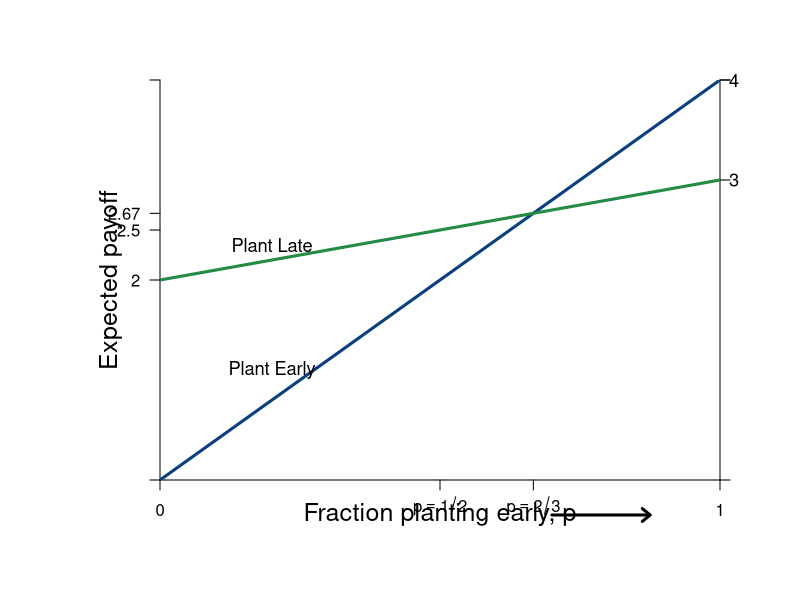

This chart was generated by the following R code:
#Graph Designer: Simon Halliday & Madeleine Wettach '20
#Authors: Bowles, Foley and Halliday
#Title: Coordination, Conflict and Competition: A Text in Microeconomics
library(shape)
pdf(file = "risk/step_by_step_graphs_4/palanpur_risk_dom_step4.pdf", width = 10, height = 8)

#Set parameters for graphics
axislabelsize <- 1.5
labelsize <- 1.1
graphlinewidth <- 3
segmentlinewidth <- 2

COL <- c("#7fc97f", "#beaed4", "#fdc086", "#ffff99", "#386cb0", "#f0027f", "#bf5b17", "#666666")
COLA <- c("#e0f3db", "#99d8c9","#66c2a4","#41ae76", "#238b45", "#005824")
COLB <- c("#4eb3d3", "#2b8cbe", "#0868ac","#084081")

#Edited the margins to cater for the larger LHS labels
par(mar =  c(6, 8, 4, 4))

#proportion of wealth functions

expected_late <- function(x){
  20 + 0.25*x
}

expected_early <- function(x){
  x
}


#Add limits on axes and levels of utility for each function 
ylims <- c(0, 40)
xlims <- c(0, 40)

npts <- 501 
x <- seq(xlims[1], xlims[2], length.out = npts)
y <- seq(ylims[1], ylims[2], length.out = npts) 

plot(0, 0, xlim = xlims, ylim = ylims, type = "n",
     xlab = expression(paste("")),
     ylab = expression(paste("")), 
     xaxt = "n", 
     yaxt = "n", 
     cex.lab = axislabelsize, 
     bty = "n", 
     xaxs="i", 
     yaxs="i"
)

#x and y limits with plain axes without ticks/numbers to match previous graph; y axes on both sides

ticksx <- c(0, 20, 26.67, 40)
xlabels <- c(0, expression(paste(p == 1/2)),expression(paste(p == 2/3)), 1)
ticksy <- c(ylims[1], 20, expected_late(20), expected_late(26.67), ylims[2])
ylabels <- c(NA, 2, 2.5, 2.67, NA)
ticksy2 <- c(ylims[1], 30, 40, ylims[2])
ylabels2 <- seq(from = 0, to = ylims[2], by = 10)


axis(1, at = ticksx,  pos = 0, labels = xlabels)
axis(2, at = ticksy,  pos = 0, labels = ylabels, las = 1)
axis(4, at = ticksy2, pos = xlims[2], labels = FALSE,las=1)


npts <- 503 
xx1 <- seq(xlims[1], xlims[2], length.out = npts)
xx2 <- seq(0, xlims[2], length.out = npts)
xx3 <- seq(xlims[1], 0, length.out = npts)
xx4 <- seq(-11, 0, length.out = npts)

#Axis labels and draw linear utility functions
text(xlims[2]*0.5, -3.5, expression(paste("Fraction planting early, p")), xpd = TRUE, cex = axislabelsize)
text(-3.5, 0.5*ylims[2], expression(paste("Expected payoff")), xpd = TRUE, cex = axislabelsize, srt = 90) 


text(41, ylims[2], expression(paste(4)), xpd = TRUE, cex = labelsize) 
text(41, 0.75*ylims[2], expression(paste(3)), xpd = TRUE, cex = labelsize) 

lines(xx1, expected_early(xx1), col = COLB[4], lwd = graphlinewidth)
lines(xx1, expected_late(xx1), col = COLA[5], lwd = graphlinewidth)

#Label points on line

##text(20 - 0.5, expected_late(20) - 1.2, expression(paste("f")), cex = labelsize)
##segments(20, 0, 20, expected_late(20), lty = 2, col = "gray", lwd = segmentlinewidth)
##segments(0, expected_late(20), 20, expected_late(20), lty = 2, col = "gray", lwd = segmentlinewidth)
##points(20, expected_late(20), pch = 16, col = "black", cex = 1.5)

##text(26.67 + 0.7, expected_early(26.67) - 0.7, expression(paste("g")), cex = labelsize)
##segments(26.67, expected_early(26.67), 0, expected_early(26.67), lty = 2, col = "gray", lwd = segmentlinewidth)
##segments(26.67, 0, expected_early(26.67), 26.67, lty = 2, col = "gray", lwd = segmentlinewidth)
##points(26.67, expected_early(26.67), pch = 16, col = "black", cex = 1.5)

# text(33 + 0.7, 7 + 0.7, expression(paste("h")), cex = labelsize)
# segments(33, 7, 0, 7, lty = 2, col = "gray", lwd = segmentlinewidth)
# points(33, 7, pch = 16, col = "black", cex = 1.5)


#Label relevant points on axes
text(8, 23.5, expression(paste("Plant Late")), xpd = TRUE, cex = labelsize)
text(8, 11, expression(paste("Plant Early")),  xpd = TRUE, cex = labelsize)

#Axis arrow
arrows(28, -3.5, 35, -3.5, xpd = TRUE, length=0.1,angle=40,lwd=3)

#Risk Dominant Strategy
##text(17, 36.5, expression(paste("Strategy with higher")), xpd = TRUE, cex = labelsize)
##text(17, 35, expression(paste("expected payoff at ", p == 1/2)), xpd = TRUE, cex = labelsize)
##text(17, 33.5, expression(paste("is risk-dominant")), xpd = TRUE, cex = labelsize)
##Arrows(20, 32.5, 20, expected_late(20) + 1.5, col = "black", lty = 1, lwd = 2, code = 2, arr.type = "triangle", arr.lwd = 0.5)

#Equal expected payoffs
##text(29, 35, expression(paste("Equal expected")), xpd = TRUE, cex = labelsize)
##text(29, 33.5, expression(paste("payoffs at ", p == 2/3)), xpd = TRUE, cex = labelsize)
##Arrows(26.67, 32.5, 26.67, expected_late(26.67) + 1.5, col = "black", lty = 1, lwd = 2, code = 2, arr.type = "triangle", arr.lwd = 0.5)


dev.off()
